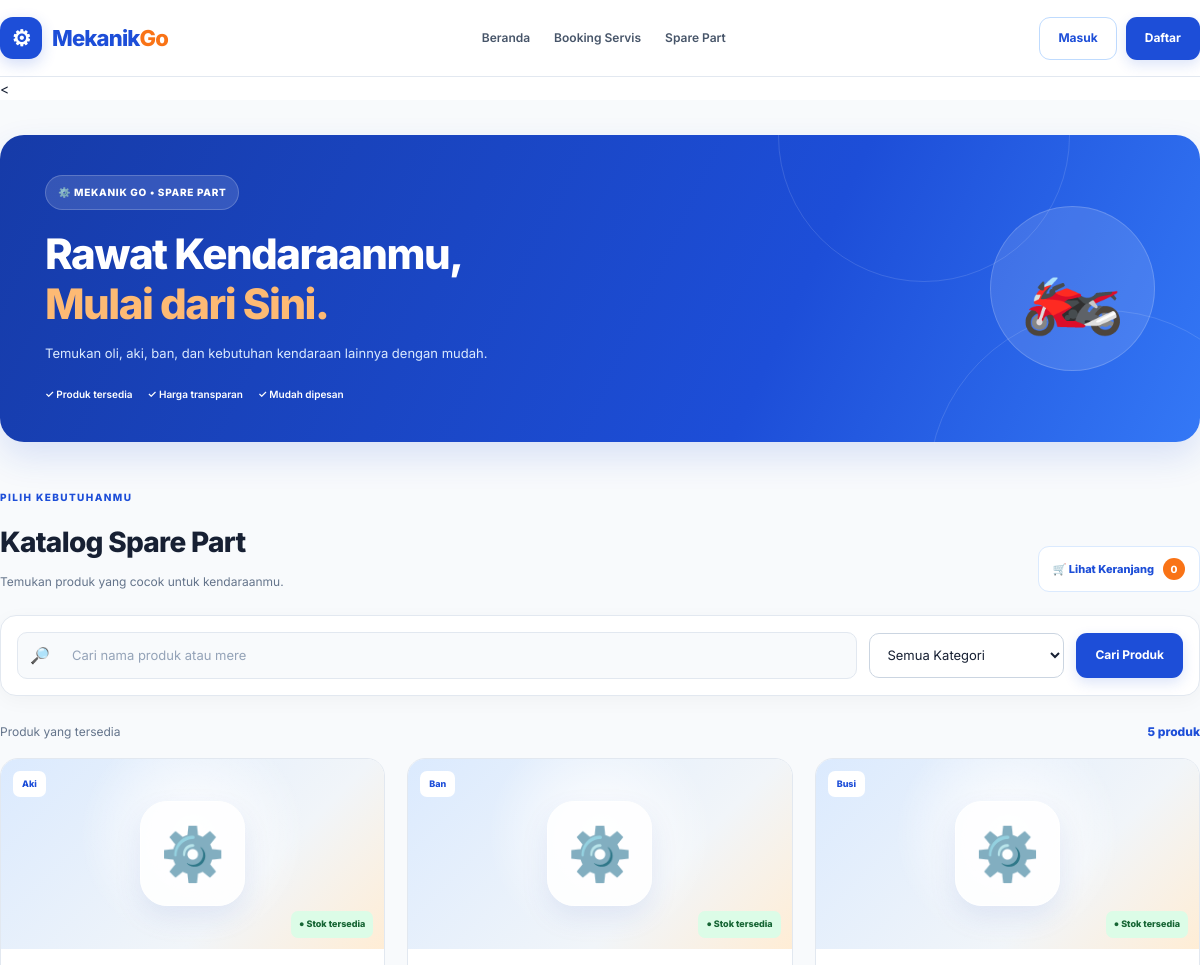
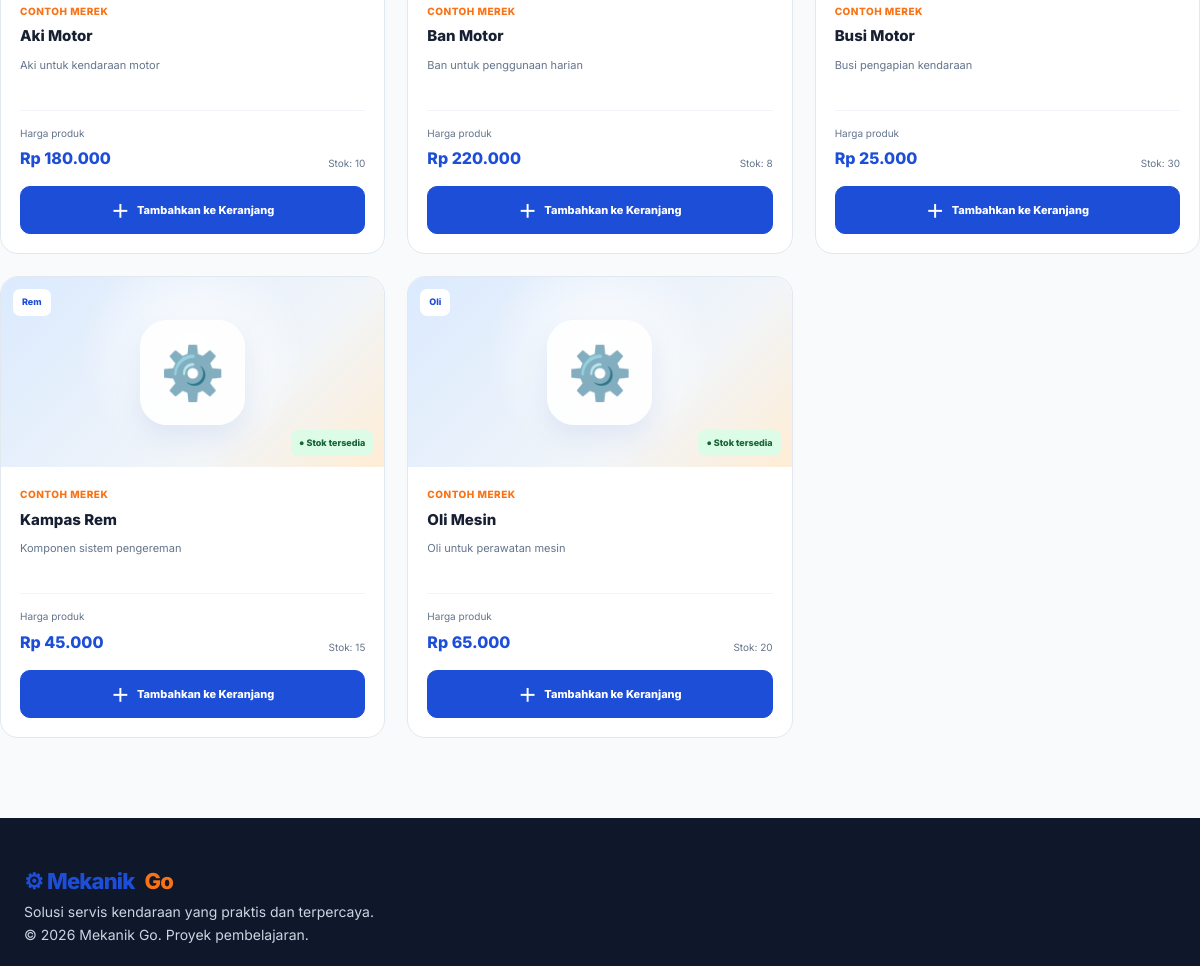
/produk.php, run on the app's committed database (2 pictures, top to bottom).
### tables this page shows
CREATE TABLE products (
    id INT AUTO_INCREMENT PRIMARY KEY,
    nama VARCHAR(120) NOT NULL,
    kategori VARCHAR(60) NOT NULL,
    merek VARCHAR(80),
    deskripsi TEXT,
    harga DECIMAL(12,2) NOT NULL DEFAULT 0,
    stok INT NOT NULL DEFAULT 0,
    gambar VARCHAR(255),
    aktif TINYINT(1) NOT NULL DEFAULT 1,
    created_at TIMESTAMP DEFAULT CURRENT_TIMESTAMP
);

### functions.php (called while the page is built, shortened)
<?php
function e($value)
{
    return htmlspecialchars(
        (string) $value,
        ENT_QUOTES,
        'UTF-8'
    );
}
function rupiah($angka)
{
    return 'Rp ' . number_format(
        (float) $angka,
        0,
        ',',
        '.'
    );
}

### produk.php (the view, shortened to what this page needs)
<?php
require_once 'koneksi.php';
require_once 'functions.php';
$cari = trim($_GET['q'] ?? '');
$sql = "SELECT * FROM products WHERE aktif = 1";
$params = [];
$sql .= " ORDER BY nama";
$stmt = $pdo->prepare($sql);
$stmt->execute($params);
$produk = $stmt->fetchAll();
require 'header.php';
?>
<
<section class="section product-catalog">
    <div class="catalog-hero">
        <div class="catalog-hero-content">
            <span class="catalog-label">⚙️ MEKANIK GO • SPARE PART</span>
            <h1>Rawat Kendaraanmu,<br><span>Mulai dari Sini.</span></h1>
            <p>Temukan oli, aki, ban, dan kebutuhan kendaraan lainnya dengan mudah.</p>
            <div class="catalog-benefits">
                <span>✓ Produk tersedia</span>
                <span>✓ Harga transparan</span>
                <span>✓ Mudah dipesan</span>
            </div>
        </div>
        <div class="catalog-hero-art">🏍️</div>
    </div>
    <div class="catalog-heading">
        <div>
            <span class="section-label">PILIH KEBUTUHANMU</span>
            <h2>Katalog Spare Part</h2>
            <p>Temukan produk yang cocok untuk kendaraanmu.</p>
        </div>
        <a href="keranjang.php" class="cart-link">
            🛒 Lihat Keranjang
            <span><?= array_sum($_SESSION['cart'] ?? []) ?></span>
        </a>
    </div>
    <form method="GET" class="catalog-filter">
        <div class="catalog-search">
            <span>🔎</span>
            <input
                type="search"
                name="q"
                value="<?= e($cari) ?>"
                placeholder="Cari nama produk atau merek..."
            >
        </div>
        <select name="kategori" aria-label="Filter kategori">
            <option value="">Semua Kategori</option>
        </select>
        <button class="btn btn-primary" type="submit">Cari Produk</button>
    </form>
    <div class="catalog-result">
        <span>Produk yang tersedia</span>
        <strong><?= count($produk) ?> produk</strong>
    </div>
    <?php if ($produk): ?>
        <div class="catalog-grid">
            <?php foreach ($produk as $p): ?>
                <article class="catalog-card">
                    <div class="catalog-product-image">
                        <span class="catalog-category">
                            <?= e($p['kategori']) ?>
                        </span>
                        <div class="catalog-product-emoji">⚙️</div>
                        <?php if ((int)$p['stok'] > 0): ?>
                            <span class="catalog-stock available">
                                ● Stok tersedia
                            </span>
                        <?php else: ?>
                            <span class="catalog-stock unavailable">
                                Stok habis
                            </span>
                        <?php endif; ?>
                    </div>
                    <div class="catalog-product-info">
                        <p class="catalog-brand">
                            <?= e($p['merek'] ?? 'Spare Part') ?>
                        </p>
                        <h3><?= e($p['nama']) ?></h3>
                        <p class="catalog-description">
                            <?= e($p['deskripsi'] ?? 'Produk kebutuhan kendaraan.') ?>
                        </p>
                        <div class="catalog-product-bottom">
                            <div>
                                <span class="catalog-price-label">Harga produk</span>
                                <strong class="catalog-price">
                                    <?= rupiah($p['harga']) ?>
                                </strong>
                            </div>
                            <span class="catalog-stock-number">
                                Stok: <?= (int)$p['stok'] ?>
                            </span>
                        </div>
                        <?php if ((int)$p['stok'] > 0): ?>
                            <form method="POST" class="catalog-cart-form">
                                <button class="catalog-add-button" type="submit">
                                    <span>＋</span> Tambahkan ke Keranjang
                                </button>
                            </form>
                        <?php else: ?>
                            <button class="catalog-add-button disabled" disabled>
                                Stok Sedang Habis
                            </button>
                        <?php endif; ?>
                    </div>
                </article>
            <?php endforeach; ?>
        </div>
    <?php endif; ?>
</section>
<?php require 'footer.php'; ?>

### header.php (shortened to what this page needs)
<?php
require_once __DIR__ . '/functions.php';
$namaPengguna = $_SESSION['user']['nama'] ?? '';
?>
<!DOCTYPE html>
<html lang="id">
<head>
    <link rel="stylesheet" href="/mekanik-go/style.css?v=11">
</head>
<body>
<header class="navbar">
    <div class="nav-content">
        <a href="/mekanik-go/index.php" class="logo">
            <span class="logo-icon">⚙</span>
            <span>Mekanik<span class="logo-orange">Go</span></span>
        </a>
        <nav class="nav-links">
            <a href="/mekanik-go/index.php">Beranda</a>
            <a href="/mekanik-go/booking.php">Booking Servis</a>
            <a href="/mekanik-go/produk.php">Spare Part</a>
        </nav>
        <div class="nav-action">
            <?php if ($namaPengguna !== ''): ?>
                <span class="user-name">
                    Halo, <?= e($namaPengguna) ?>
                </span>
                <a href="/mekanik-go/status.php" class="btn btn-outline">
                    Booking Saya
                </a>
                <a href="/mekanik-go/pesanan.php" class="btn btn-outline">
                    Pesanan
                </a>
                <form action="/mekanik-go/logout.php" method="POST">
                    <input type="hidden" name="csrf"
                           value="<?= e(csrfToken()) ?>">
                    <button type="submit" class="btn btn-primary">
                        Keluar
                    </button>
                </form>
            <?php else: ?>
                <a href="/mekanik-go/login.php" class="btn btn-outline">
                    Masuk
                </a>
                <a href="/mekanik-go/register.php" class="btn btn-primary">
                    Daftar
                </a>
            <?php endif; ?>
        </div>
    </div>
</header>
<main class="page-content">

### footer.php
</main>
<footer class="footer">
    <div class="container footer-content">
        <div>
            <a href="/mekanik-go/index.php"
               class="logo footer-logo">
                ⚙ Mekanik<span class="logo-orange">Go</span>
            </a>
            <p>
                Solusi servis kendaraan yang praktis dan terpercaya.
            </p>
        </div>
        <p class="copyright">
            &copy; <?= date('Y') ?> Mekanik Go.
            Proyek pembelajaran.
        </p>
    </div>
</footer>
</body>
</html>

### data on the page
products: kategori "Aki", shows "● Stok tersedia", merek "CONTOH MEREK", nama "Aki Motor", deskripsi "Aki untuk kendaraan motor", harga "Rp 180.000", stok "10"
products: kategori "Ban", shows "● Stok tersedia", merek "CONTOH MEREK", nama "Ban Motor", deskripsi "Ban untuk penggunaan harian", harga "Rp 220.000", stok "8"
products: kategori "Busi", shows "● Stok tersedia", merek "CONTOH MEREK", nama "Busi Motor", deskripsi "Busi pengapian kendaraan", harga "Rp 25.000", stok "30"
products: kategori "Rem", shows "● Stok tersedia", merek "CONTOH MEREK", nama "Kampas Rem", deskripsi "Komponen sistem pengereman", harga "Rp 45.000", stok "15"
products: kategori "Oli", shows "● Stok tersedia", merek "CONTOH MEREK", nama "Oli Mesin", deskripsi "Oli untuk perawatan mesin", harga "Rp 65.000", stok "20"

### other printed values
array_sum($_SESSION['cart'] ?? []) "0"
count($produk) "5"
